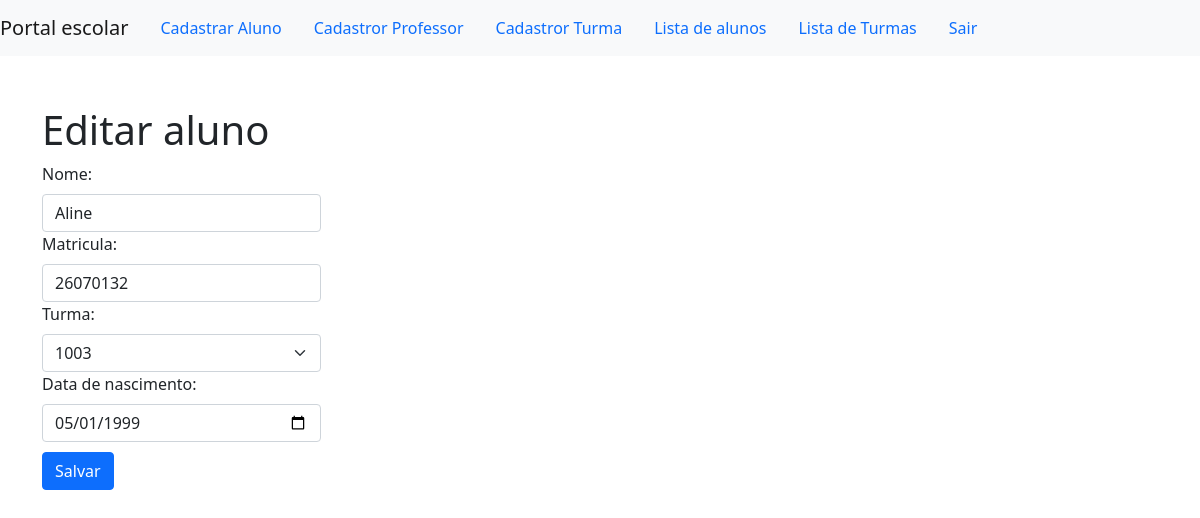
Page /view/editar.php?id=555 (signed in) on the committed database.
### tables this page shows
CREATE TABLE IF NOT EXISTS `alunos` (
  `id` int(11) NOT NULL AUTO_INCREMENT,
  `nome` varchar(200) NOT NULL,
  `matricula` varchar(50) NOT NULL,
  `data_nasci` varchar(15) NOT NULL,
  `id_turma` int(11) DEFAULT NULL,
  PRIMARY KEY (`id`)
);

### model/alunos_model.php (called while the page is built, shortened)
<?php
class Alunos_model {
    public $conn = '';
    public function setConn($conn)
    {
        $this->conn = $conn;
    }
    public function editar()
    {
        $id= filter_input(INPUT_GET, 'id', FILTER_SANITIZE_NUMBER_INT);
        $editar_aluno = "SELECT * FROM alunos WHERE id='$id'";
        $resultado_editar = mysqli_query($this->conn, $editar_aluno);
        return $resultado_editar;
    }
}

### model/turma_model.php (called while the page is built, shortened)
<?php
class Turma_model {
    public $conn = "";
    public function setConn($conn)
    {
        $this->conn = $conn;
    }
    public function getTurma()
    {
        $sql = "SELECT * FROM turma";
        $result_query = mysqli_query($this->conn, $sql);
        return $result_query;
    }
}

### view/editar.php (the view, shortened to what this page needs)
<?php
require_once "../view/pages/topo.php";
require_once "../model/alunos_model.php";
require_once "../model/turma_model.php";
$editar = new Alunos_model;
$turma = new Turma_model;
$editar->setConn($conn);
$turma->setConn($conn);
$row = mysqli_fetch_assoc($editar->editar());
?>
  <head>
  </head>
  <body>
    <div class="container">
      <div class="">
        <h1 style="margin-top: 50px" >Editar aluno</h1>
        <form method="post" action="/escola/view/update.php" class="column g-3 needs-validation" novalidate>
          <div class="col-md-3">
            <label class="form-label">Nome:</label>
            <input type="text" class="form-control" id="nome" name="nome" value="<?= $row['nome'] ?>" required>
          </div>
          <div class="col-md-3">
            <label class="form-label">Matricula:</label>
            <input type="text" class="form-control" id="matricula" name="matricula" value="<?= $row['matricula'] ?>" required>
          </div>
          <div class="col-md-3">
            <label class="form-label">Turma:</label>
            <select name="turma" id="turma" class="form-select" >
              <?php
                $listarTurmas = $turma->getTurma();
                foreach($listarTurmas as $turmas){
                  if($row['id_turma'] == $turmas['id']){
                    echo "<option value=".$turmas['id']." selected>".$turmas['turma']."</option>";
                  } else {
                    echo "<option value=".$turmas['id'].">".$turmas['turma']."</option>";
                  }
                }
              ?>
            </select>
          </div>
          <div class="col-md-3">
            <label class="form-label">Data de nascimento:</label>
            <input type="date" class="form-control" id="dataNasc" name="dataNasc" value="<?= $row['data_nasci'] ?>" required>
          </div>
          <div class="col-5" style="margin-top:10px">
            <button class="btn btn-primary" type="submit">Salvar</button>
          </div>
        </form>
      </div>
    </div>
  </body>
</html>

### rows in the picture
alunos: nome "Aline", matricula "26070132", dataNasc "05/01/1999"

### other values in the picture
form field turma "1003"
